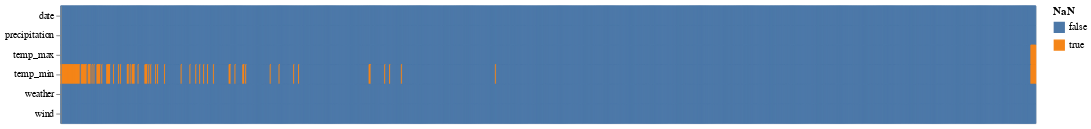

Notebook code cell kept with this figure:
### Markdown cell above
Aha! Here we can clearly see the periodic pattern in the data.
There is a predictable reoccurrence of the missing values.
Again,
remember that this data is ordered by time
even thought we are using the index when plotting it
to make sure this technique works with dataframe that do not have a date column.

We could explore what this patterns is due to
by sorting the data by another variable.
Let's test our hypothesis that the sensor
can't measure low temperatures.
If this is true,
we should see that all the temp_min values bunch up
to the left since this is also where the lowest temp_max temparatures are
(a day with a low max temperature is more likely to have a low min temperature).

### Code cell
alt.Chart(
    df.sort_values(
        'temp_max',
        ignore_index=True
    ).isna().reset_index().melt(
        id_vars='index'
    )
).mark_rect().encode(
    alt.X('index:O').axis(None),
    alt.Y('variable').title(None),
    alt.Color('value').title('NaN'),
    alt.Stroke('value')
).properties(
    width=df.shape[0]
)

### Figure 1 — Vega specification as saved in the notebook (floating-point values rounded to 4 significant figures; data arrays with more than 128 entries replaced by an {"elided": "..."} marker saying what was removed)
{"$schema": "https://vega.github.io/schema/vega/v5.json", "data": [{"name": "source_0", "values": {"elided": "5976 records"}}, {"name": "source_0_x_domain_index", "values": {"elided": "996 records"}}, {"name": "source_0_y_domain_variable", "values": [{"variable": "date"}, {"variable": "precipitation"}, {"variable": "temp_max"}, {"variable": "temp_min"}, {"variable": "wind"}, {"variable": "weather"}]}, {"name": "source_0_color_domain_value", "values": [{"value": false}, {"value": true}]}, {"name": "source_0_stroke_domain_value", "values": [{"value": false}, {"value": true}]}], "signals": [{"name": "y_step", "value": 20}, {"name": "height", "update": "bandspace(domain('y').length, 0, 0) * y_step"}], "marks": [{"type": "rect", "name": "marks", "from": {"data": "source_0"}, "encode": {"update": {"width": {"signal": "max(0.25, bandwidth('x'))"}, "x": {"field": "index", "scale": "x"}, "height": {"signal": "max(0.25, bandwidth('y'))"}, "stroke": {"field": "value", "scale": "stroke"}, "y": {"field": "variable", "scale": "y"}, "fill": {"field": "value", "scale": "color"}}}, "style": ["rect"]}], "scales": [{"name": "x", "type": "band", "domain": {"data": "source_0_x_domain_index", "field": "index", "sort": true}, "range": [0, {"signal": "width"}], "paddingInner": 0, "paddingOuter": 0}, {"name": "y", "type": "band", "domain": {"data": "source_0_y_domain_variable", "field": "variable", "sort": true}, "range": {"step": {"signal": "y_step"}}, "paddingInner": 0, "paddingOuter": 0}, {"name": "color", "type": "ordinal", "domain": {"data": "source_0_color_domain_value", "field": "value", "sort": true}, "range": "category"}, {"name": "stroke", "type": "ordinal", "domain": {"data": "source_0_stroke_domain_value", "field": "value", "sort": true}, "range": "category"}], "axes": [{"scale": "y", "zindex": 1, "orient": "left", "grid": false}], "background": "white", "width": 996, "legends": [{"title": "NaN", "fill": "color", "symbolType": "square", "stroke": "stroke", "encode": {"symbols": {"update": {"fillOpacity": {"value": 1}}}}}], "style": "cell", "padding": 5}
